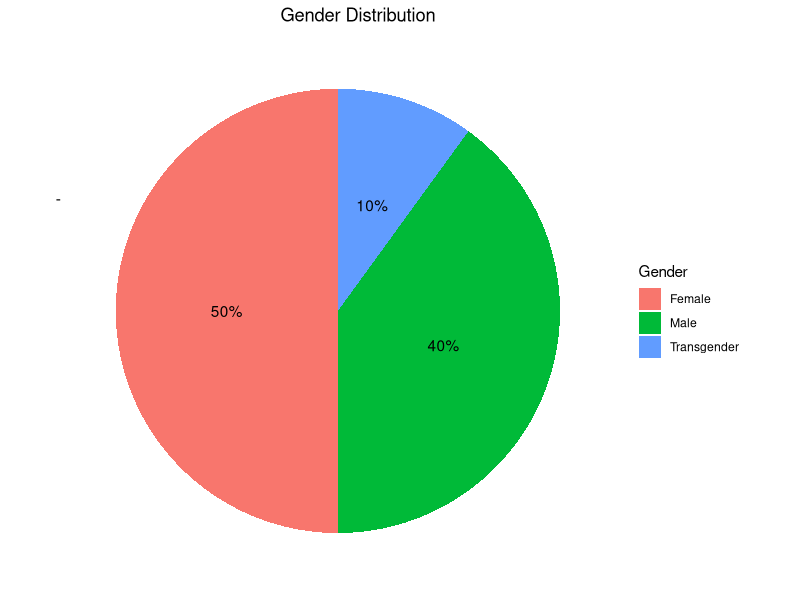

Write the R code that produced this figure.
library(ggplot2)
library(scales)

#Create data frame with sample data to plot
example_data <- data.frame(
  Gender=c("Male", "Female", "Transgender"),
  value=c(0.4, 0.5, 0.1)
)

#Plot data originally as a stacked bar chart
bar_plot <- ggplot(example_data, aes(x="", y=value, fill=Gender)) + 
  geom_bar(width=1, stat="identity") + 
  ggtitle("Gender Distribution")

#Create pie chart
pie_chart <- bar_plot+coord_polar("y", start=0) +
  theme(
    axis.text.x = element_blank(), 
    axis.title.x = element_blank(), 
    axis.title.y = element_blank(),
    panel.grid = element_blank(),
    plot.title = element_text(hjust=0.55),
    panel.background = element_blank()
  ) 

#Add labels to pie chart
pie_chart + geom_text(aes(label = percent(value)), position=position_stack(vjust = 0.5))

